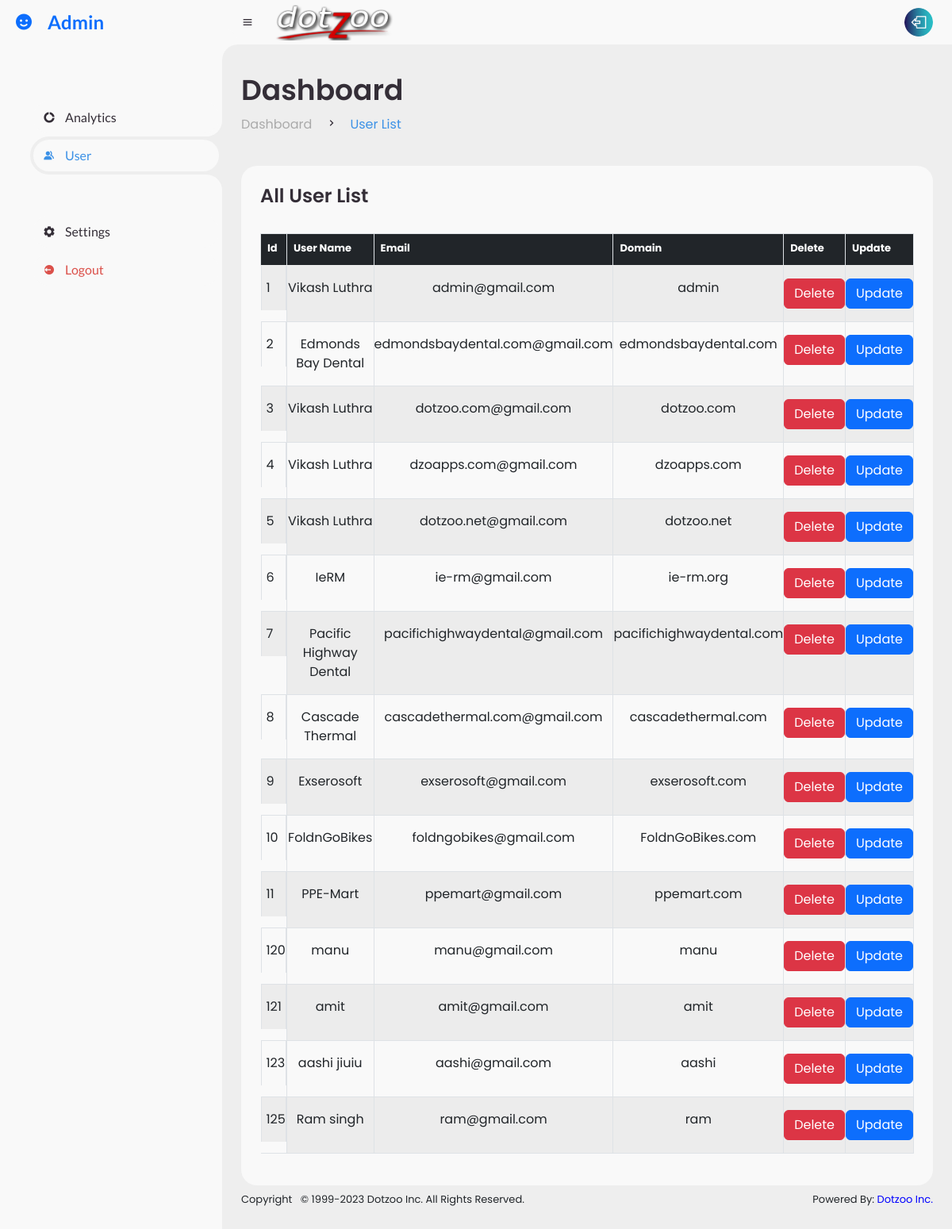
Screenshot of /admin/UserList.php (signed in) with the database file from the repository.
### tables this page shows
CREATE TABLE `users` (
  `id` int(11) NOT NULL,
  `username` varchar(200) NOT NULL,
  `email` varchar(200) NOT NULL,
  `domain` varchar(255) NOT NULL,
  `role` varchar(255) NOT NULL,
  `password` text NOT NULL,
  `created_at` timestamp NOT NULL DEFAULT CURRENT_TIMESTAMP ON UPDATE CURRENT_TIMESTAMP
);

### admin/UserList.php (the view, shortened to what this page needs)
<!DOCTYPE html>
<html lang="en">
<head>
	<link href='https://unpkg.com/boxicons@2.0.9/css/boxicons.min.css' rel='stylesheet'>
	<link rel="stylesheet" href="../../css/bootstrap/css/bootstrap.css">
    <link rel="stylesheet" href="../../css/bootstrap/css/bootstrap.min.css">
	<link rel="stylesheet" href="https://cdnjs.cloudflare.com/ajax/libs/font-awesome/6.2.1/css/all.min.css"
 />
	<link rel="stylesheet" type="text/css" href="https://cdn.datatables.net/1.11.3/css/jquery.dataTables.min.css">
	<link rel="stylesheet" href="style.css" />
</head>
<body>
	<section id="sidebar">
		<a href="#" class="brand">
			<i class='bx bxs-smile'></i>
			<span class="text">Admin</span>
		</a>
		<ul class="side-menu top">
			<li >
				<a href="Admin-Dashboard.php">
					<i class='bx bxs-doughnut-chart'></i>
					<span class="text">Analytics</span>
				</a>
			</li>
			<li class="active">
				<a href="UserList.php">
					<i class='bx bxs-group'></i>
					<span class="text">User</span>
				</a>
			</li>
		</ul>
		<ul class="side-menu">
			<li>
				<a href="setting.php">
					<i class='bx bxs-cog'></i>
					<span class="text">Settings</span>
				</a>
			</li>
			<li>
				<a href="../Logout.php" class="logout">
					<i class='bx bxs-log-out-circle'></i>
					<span class="text">Logout</span>
				</a>
			</li>
		</ul>
	</section>
	<section id="content">
		<nav>
			<i class='bx bx-menu'></i>
			<a href="#" class="nav-link">
				<img src="../../assets/logo.png" alt="logo">
			</a>
			<a href="../Logout.php" class="profile">
				<img src="image/people.png">
			</a>
		</nav>
		<main>
			<div class="head-title">
				<div class="left">
					<h1>Dashboard</h1>
					<ul class="breadcrumb">
						<li>
							<a href="#">Dashboard</a>
						</li>
						<li><i class='bx bx-chevron-right' ></i></li>
						<li>
							<a class="active" href="#">User List</a>
						</li>
					</ul>
				</div>
			</div>
			<div class="table-data">
				<div class="order">
					<div class="head">
						<h3>All User List</h3>
					</div>
					<table  id="tabledata" class="table table-striped table-hover table-bordered">
						<thead>
							<tr class="bg-dark text-white text-center">
								<th> Id </th>
								<th> User Name </th>
								<th> Email </th>
								<th> Domain </th>
								<th> Delete </th>
                                <th> Update </th>
							</tr>
						</thead>
						<tbody>
							 <?php
                                 $conn = new mysqli("localhost","dotzoo_analytics_dashboard","@O7+qplhpM&9","dotzoo_analytics_dashboard") or die(mysqli_error());
                                 $q = "SELECT * FROM users ";
                                 $query = mysqli_query($conn,$q);
                                 while($res = mysqli_fetch_array($query)){
                                 ?>
                                 <tr class="text-center">
                                 <td class="user_id"> <?php echo $res['id'];  ?> </td>
                                 <td> <?php echo $res['username'];  ?> </td>
                                 <td> <?php echo $res['email'];  ?> </td>
                                 <td> <?php echo $res['domain'];  ?> </td>
                                 <td> <button onclick="showConfirmation(<?php echo $res['id']; ?>)"  class="btn-danger btn text-white">Delete</button></td>
                                 <td> <button class="btn-primary btn"> <a href="Update.php?id=<?php echo $res['id']; ?>" class="text-white"> Update </a> </button> </td>
                                 </tr>
                                 <?php
                                 }
                             ?>
						</tbody>
					</table>
				</div>
			</div>
			<?php include("../Footor.php"); ?>
		</main>
	</section>
</body>
</html>

### Footor.php (shortened to what this page needs)
<div class="d-sm-flex align-items-center justify-content-between>
            <div class="d-sm-flex align-items-center" style="float:left; display:inline; width:50%; font-size:13px; margin-top:0.5rem;">
               Copyright &nbsp; &copy; 1999-<?php echo date("Y"); ?> Dotzoo Inc. All Rights Reserved.
            </div>
            <div class="d-sm-flex align-items-center footer" style="float:right; display:inline; font-size:13px; margin-bottom:1rem; margin-top:0.5rem; margin-left:1rem;" >
                Powered By:&nbsp;<a href='http://www.dotzoo.net/' target='_blank' style="text-decoration:none; color:blue; font-size:13px;">
                     Dotzoo Inc.
                </a>
            </div>

### rows the page displays
users: id "1", username "Vikash Luthra", email "admin@gmail.com", domain "admin"
users: id "2", username "Edmonds Bay Dental", email "edmondsbaydental.com@gmail.com", domain "edmondsbaydental.com"
users: id "3", username "Vikash Luthra", email "dotzoo.com@gmail.com", domain "dotzoo.com"
users: id "4", username "Vikash Luthra", email "dzoapps.com@gmail.com", domain "dzoapps.com"
users: id "5", username "Vikash Luthra", email "dotzoo.net@gmail.com", domain "dotzoo.net"
users: id "6", username "IeRM", email "ie-rm@gmail.com", domain "ie-rm.org"
users: id "7", username "Pacific Highway Dental", email "pacifichighwaydental@gmail.com", domain "pacifichighwaydental.com"
users: id "8", username "Cascade Thermal", email "cascadethermal.com@gmail.com", domain "cascadethermal.com"
users: id "9", username "Exserosoft", email "exserosoft@gmail.com", domain "exserosoft.com"
users: id "10", username "FoldnGoBikes", email "foldngobikes@gmail.com", domain "FoldnGoBikes.com"
users: id "11", username "PPE-Mart", email "ppemart@gmail.com", domain "ppemart.com"
users: id "120", username "manu", email "manu@gmail.com", domain "manu"
users: id "121", username "amit", email "amit@gmail.com", domain "amit"
users: id "123", username "aashi jiuiu", email "aashi@gmail.com", domain "aashi"
users: id "125", username "Ram singh", email "ram@gmail.com", domain "ram"
